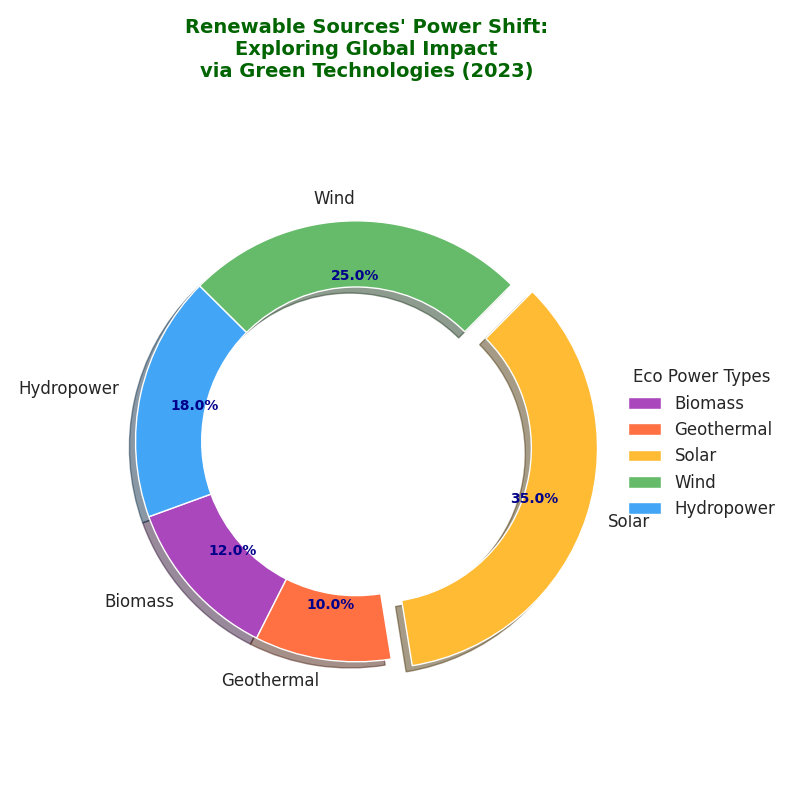

This figure's Python source:
import matplotlib.pyplot as plt

energy_sources = ['Biomass', 'Geothermal', 'Solar', 'Wind', 'Hydropower']
percentages = [12, 10, 35, 25, 18]

colors = ['#AB47BC', '#FF7043', '#FFBB33', '#66BB6A', '#42A5F5']

fig, ax = plt.subplots(figsize=(8, 8))

wedges, texts, autotexts = ax.pie(
    percentages,
    labels=energy_sources,
    autopct='%1.1f%%',
    startangle=200,
    colors=colors,
    pctdistance=0.75,
    wedgeprops=dict(width=0.3, edgecolor='w'),
    explode=[0.1 if energy == 'Solar' else 0 for energy in energy_sources],
    shadow=True
)

plt.setp(autotexts, size=10, weight='bold', color='darkblue')
plt.setp(texts, size=12)

ax.axis('equal')

plt.title("Renewable Sources' Power Shift:\nExploring Global Impact\nvia Green Technologies (2023)", 
          pad=20, fontsize=14, fontweight='bold', color='darkgreen', ha='center')

ax.legend(wedges, energy_sources, title="Eco Power Types", loc='center left', 
          bbox_to_anchor=(1, 0, 0.5, 1), fontsize='medium', frameon=False)

plt.tight_layout()

plt.show()
